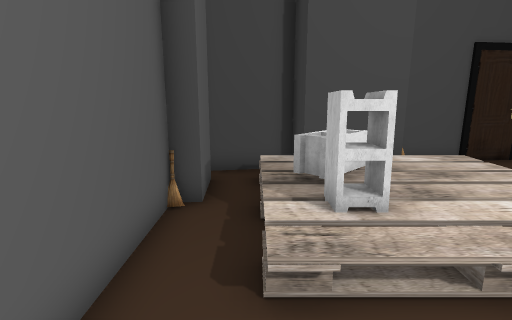
view 1 (above)

12 first-person views from a walk through a 3-D level made in the Unity game engine. The camera is 1.2 m above the floor, tilts 12° down and sees 80° across. The floor is counted in squares, 0.5 m on a side. Each view is taken from the middle of a square. On the plan, view 1 faces up. The plan holds only what a view shows up to about 19 squares ahead; the rest is blank. The place goes on beyond the plan. The player character is not drawn. Some surface patterns are stand-ins.

view 2
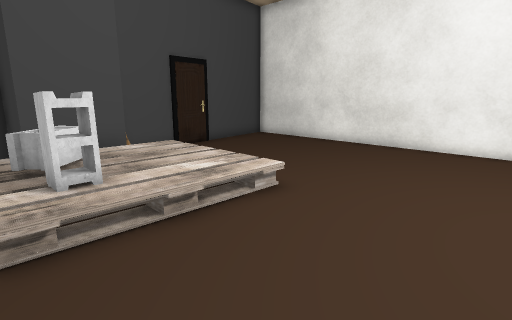

view 3
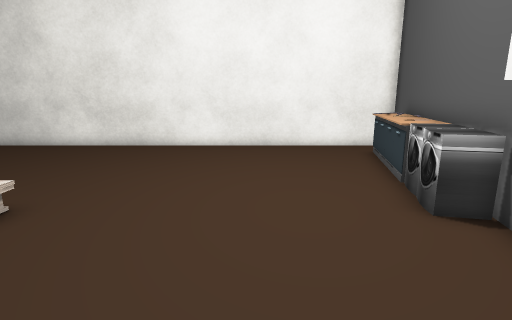

view 4
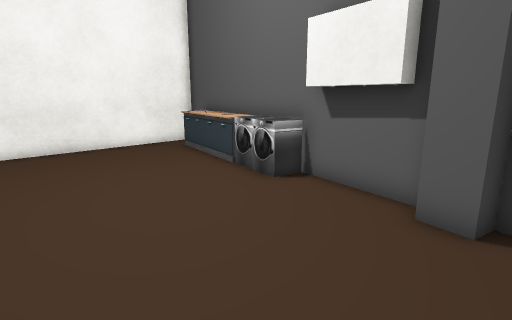

view 5
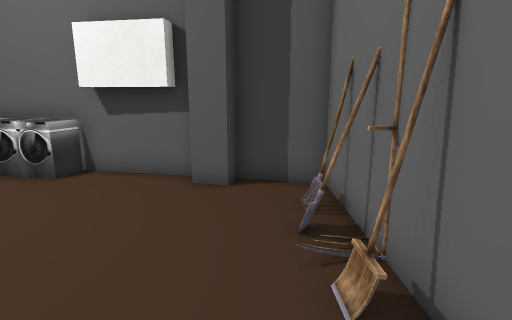

view 6
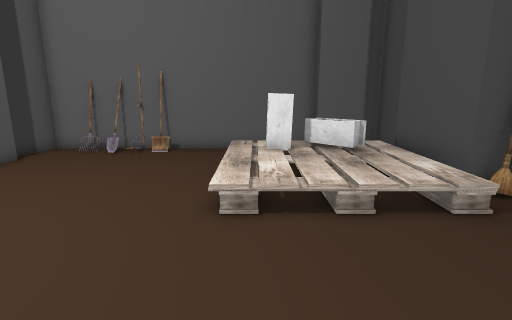

view 7
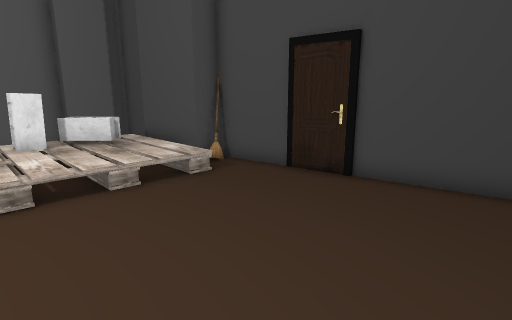

view 8
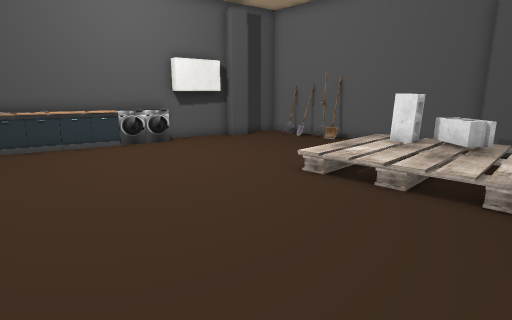

view 9
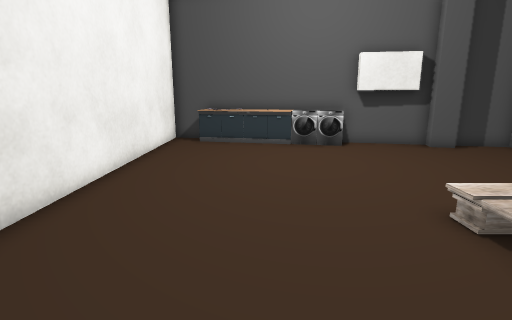

view 10
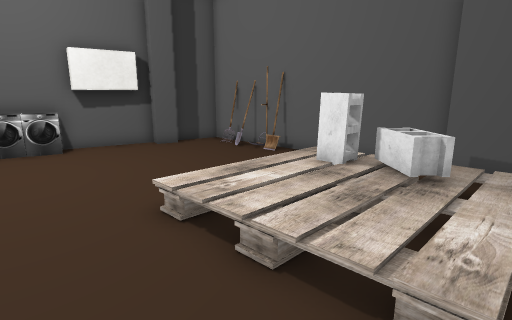

view 11
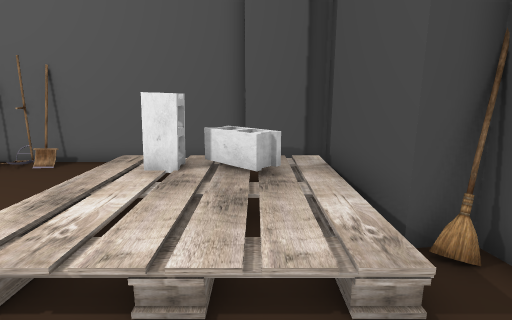

view 12
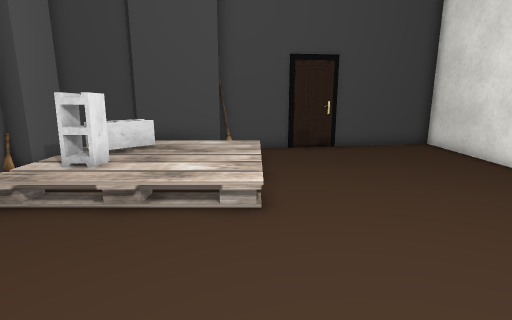

### Floor plan
Key: @ floor where view 1 was taken; # wall or solid block; . main floor; : floor 0.25 m higher than the main floor; / step, stairs or slope; B block; M machine; C cabinet; S shovel; O other object.
Columns run from 2 left of view 1 to 15 right of it. Each row starts with its distance up from view 1.
 12             ######
 11       #######....#
 10 ####  ##.........#
  9 ##/####//........#
  8 ##///////........#
  7 ##//B:///........#
  6 #.///:::/........#
  5 #./OO:///........#
  4 #./:O:::/........#
  3 #.///////........#
  2 #................#
  1 #................#
  0 S.@..............#
 -1 # ...............#
 -2 SS...............#
 -3 O................#
 -4 #................#
 -5 #####............#
 -6  ####BBBMMCCC....#
 -7       B###MCCOCC.#
 -8            #######

Positions as (right, up) in squares from view 1, and headings:
1: (0, 0), facing up
2: (0, -2), facing up-right
3: (0, -2), facing right
4: (0, 1), facing down-right
5: (0, 3), facing down
6: (12, 4), facing left
7: (14, 3), facing up-left
8: (14, 9), facing down-left
9: (10, 9), facing down
10: (9, 9), facing down-left
11: (9, 7), facing left
12: (6, -3), facing up
